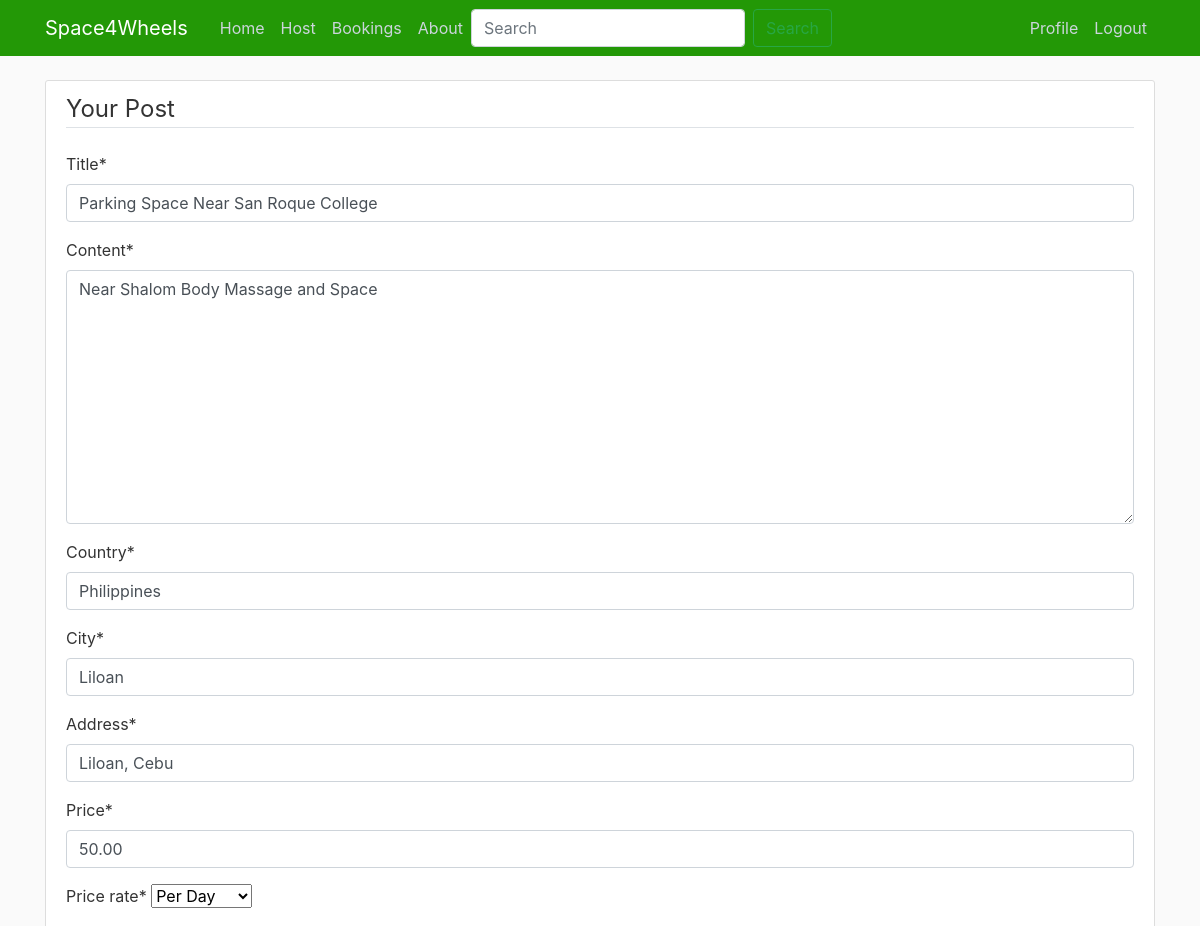
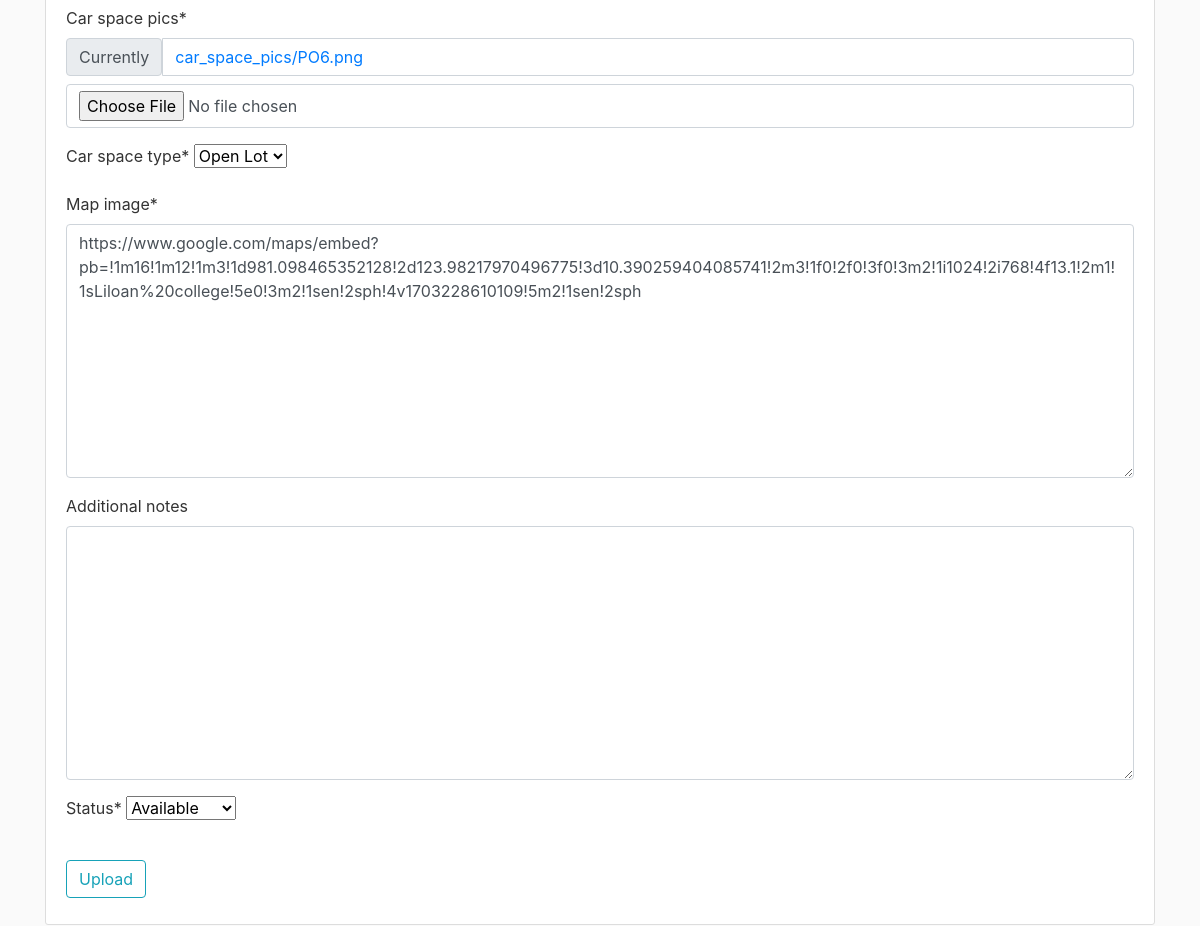
Page /post/6/update/ (signed in) on the committed database (2 pictures, top to bottom).
### Space4Wheels/models.py (models this page shows)
class Post(models.Model):
    PRICE_RATES = [
        ('day', 'Per Day'),
        ('week', 'Per Week'),
        ('month', 'Per Month'),
    ]
    CAR_SPACE_TYPES = [
        ('Driveway', 'Driveway'),
        ('Garage', 'Garage'),
        ('Open Lot', 'Open Lot'),
    ]
    STATUS_TYPES = [
        ('available', 'Available'),
        ('unavailable', 'Unavailable')
    ]
    title = models.CharField(max_length=100)
    content = models.TextField()
    country = models.CharField(max_length=100)
    city = models.CharField(max_length=100)
    address = models.CharField(max_length=255)
    price = models.DecimalField(max_digits=10, decimal_places=2)
    price_rate = models.CharField(max_length=20, choices=PRICE_RATES)  # per day, per week, per month
    car_space_pics = models.ImageField(upload_to='car_space_pics')
    car_space_type = models.CharField(max_length=20, choices=CAR_SPACE_TYPES)
    map_image = models.TextField()
    additional_notes = models.TextField(blank=True, null=True)  # Optional
    status = models.CharField(max_length=20, default='available', choices=STATUS_TYPES)  # available/booked
    date_posted = models.DateTimeField(default=timezone.now)
    date_updated = models.DateTimeField(default=timezone.now)
    author = models.ForeignKey(User, on_delete=models.CASCADE)
    rating_rating = models.FloatField(default=0)

### Space4Wheels/views.py (the view, shortened to what this page needs)
# urls.py: path('post/<int:pk>/update/', login_required(PostUpdateView.as_view()), name='post-update'),
class PostUpdateView(LoginRequiredMixin, UserPassesTestMixin, UpdateView):
    model = Post
    fields = [
        'title', 'content', 'country', 'city', 'address', 'price',
        'price_rate', 'car_space_pics', 'car_space_type', 'map_image',
        'additional_notes', 'status'
    ]
    def test_func(self):
        post = self.get_object()
        if self.request.user == post.author:
            return True
        return False

### Space4Wheels/templates/Space4Wheels/post_form.html (shortened to what this page needs)
{% extends "Space4Wheels/base.html" %}
{% load crispy_forms_tags %}
{% block content %}
<div class="content-section">
    <form method="POST" enctype="multipart/form-data">
        <fieldset class="form-group">
            <legend class="border-bottom mb-4">Your Post</legend>
            {{ form|crispy }}
        </fieldset>
        <div class="form-group">
            <button class="btn btn-outline-info" type="submit">Upload</button>
        </div>
    </form>
</div>
{% endblock content %}

### Space4Wheels/static/Space4Wheels/main.css (style rules this page uses)
body { background: #fafafa; color: #333333; margin-top: 5rem; }
.content-section { background: #ffffff; padding: 10px 20px; border: 1px solid #dddddd; border-radius: 3px; margin-bottom: 20px; }

### rows in the picture
Post: title "Parking Space Near San Roque College", content "Near Shalom Body Massage and Space", country "Philippines", city "Liloan", address "Liloan, Cebu", price "50.00", price_rate "Per Day", car_space_type "Open Lot", map_image "https://www.google.com/maps/embed?pb=!1m16!1m12!1m3!1d981.098465352128!2d123.98217970496775!3d10.390259404085741!2m3!1f0!2f0!3f0!3m2!1i1024!2i768!4f13.1!2m1!1sLiloan%20college!5e0!3m2!1sen!2sph!4v1703228610109!5m2!1sen!2sph", status "Available"
